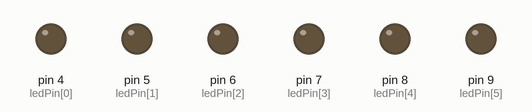
Bench run of a sketch on a simulated Arduino Uno, built with avr-gcc and run on an emulated ATmega328P. On the bench: output pins drawn as LEDs (lit = HIGH).

Above: at 0.03 s.
At 0.42 s:
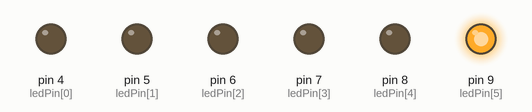
At 0.75 s:
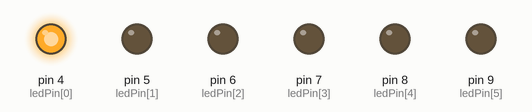
At 1.48 s:
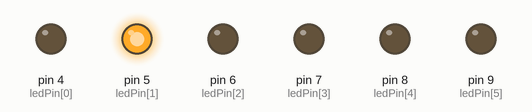
At 2.21 s:
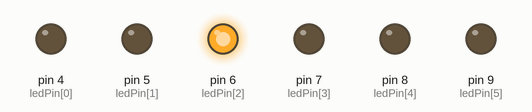
At 2.93 s:
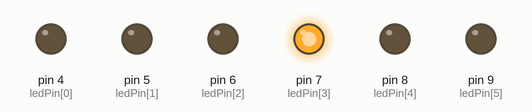
Timing chart, 0 to 3.2 s (numbered marks = the images above):
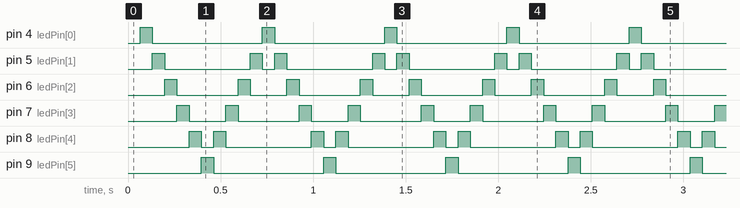

The sketch:

PR5-LedChaseEffect.ino
```cpp
// Project 5 - LED Chase Effect

byte ledPin[] = {4, 5, 6, 7, 8, 9};   // Create array for LED pins
int ledDelay(65);  // delay between changes
int direction = 1;
int currentLED = 0;
unsigned long changeTime;

void setup()
{
  for (int x=0; x<6; x++)
  { // set all pins to output
    pinMode(ledPin[x], OUTPUT);
  }
    changeTime = millis();
}

void loop()
{
    if ((millis() - changeTime) > ledDelay)
    { // if it has been ledDelay ms since last change
      changeLED();
      changeTime = millis();
    }
}

void changeLED()
{
    for (int x=0; x<6; x++)
    { // turn off all LED's
      digitalWrite(ledPin[x], LOW);
    }
     digitalWrite(ledPin[currentLED], HIGH);   // turn on the current LED
    currentLED += direction;                   // increment by the direction value
    // change direction if we reach the end
    if (currentLED == 5) {direction = -1;}
    if (currentLED == 0) {direction = 1;}
}
```

Measured:
- by itself, pin 4 (ledPin[0]), pin 9 (ledPin[5]): alternates HIGH for 0.07 s and LOW for 0.59 s
- by itself, pin 5 (ledPin[1]): repeats every 0.66 s: LOW 0.46 s, HIGH 0.07 s, LOW 0.07 s, HIGH 0.07 s
- by itself, pin 6 (ledPin[2]): repeats every 0.66 s: LOW 0.33 s, HIGH 0.07 s, LOW 0.20 s, HIGH 0.07 s
- by itself, pin 7 (ledPin[3]): repeats every 0.66 s: LOW 0.20 s, HIGH 0.07 s, LOW 0.33 s, HIGH 0.07 s
- by itself, pin 8 (ledPin[4]): repeats every 0.66 s: LOW 0.07 s, HIGH 0.07 s, LOW 0.46 s, HIGH 0.07 s
